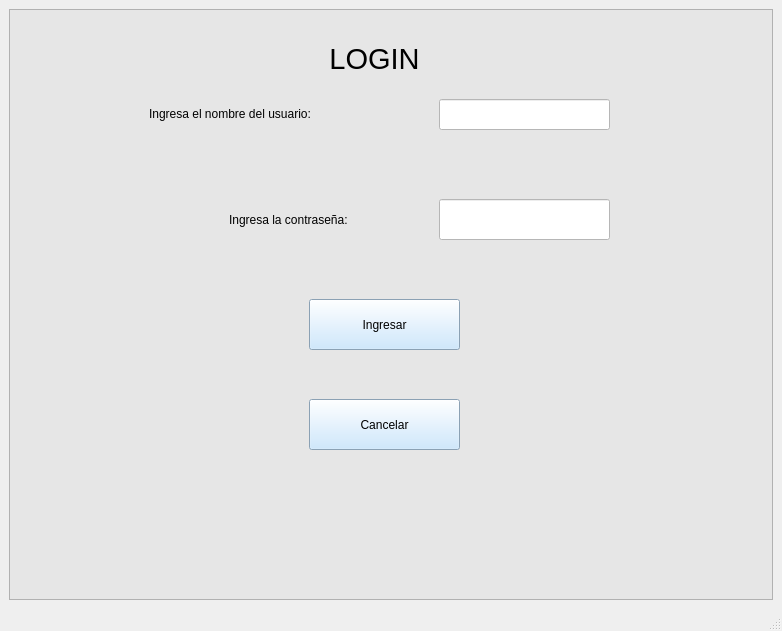
<?xml version="1.0" encoding="UTF-8"?>
<ui version="4.0">
 <class>MainWindow</class>
 <widget class="QMainWindow" name="MainWindow">
  <property name="geometry">
   <rect>
    <x>0</x>
    <y>0</y>
    <width>782</width>
    <height>631</height>
   </rect>
  </property>
  <property name="minimumSize">
   <size>
    <width>770</width>
    <height>583</height>
   </size>
  </property>
  <property name="windowTitle">
   <string>MainWindow</string>
  </property>
  <widget class="QWidget" name="centralwidget">
   <layout class="QGridLayout" name="gridLayout">
    <item row="0" column="0">
     <widget class="QFrame" name="frame">
      <property name="minimumSize">
       <size>
        <width>0</width>
        <height>0</height>
       </size>
      </property>
      <property name="styleSheet">
       <string notr="true">background-color: rgb(230, 230, 230);</string>
      </property>
      <property name="frameShape">
       <enum>QFrame::StyledPanel</enum>
      </property>
      <property name="frameShadow">
       <enum>QFrame::Raised</enum>
      </property>
      <widget class="QLabel" name="label">
       <property name="geometry">
        <rect>
         <x>220</x>
         <y>140</y>
         <width>521</width>
         <height>141</height>
        </rect>
       </property>
       <property name="styleSheet">
        <string notr="true">font: 75 12pt &quot;Times New Roman&quot;;</string>
       </property>
       <property name="text">
        <string>Ingresa la contraseña:</string>
       </property>
      </widget>
      <widget class="QLineEdit" name="txtPassword">
       <property name="geometry">
        <rect>
         <x>430</x>
         <y>190</y>
         <width>171</width>
         <height>41</height>
        </rect>
       </property>
       <property name="styleSheet">
        <string notr="true">background-color: rgb(255, 255, 255);
font: 10pt &quot;Times New Roman&quot;;</string>
       </property>
       <property name="echoMode">
        <enum>QLineEdit::Password</enum>
       </property>
      </widget>
      <widget class="QLabel" name="lblusuario">
       <property name="geometry">
        <rect>
         <x>140</x>
         <y>30</y>
         <width>431</width>
         <height>151</height>
        </rect>
       </property>
       <property name="styleSheet">
        <string notr="true">font: 75 12pt &quot;Times New Roman&quot;;</string>
       </property>
       <property name="text">
        <string>&lt;html&gt;&lt;head/&gt;&lt;body&gt;&lt;p align=&quot;justify&quot;&gt;Ingresa el nombre del usuario: &lt;/p&gt;&lt;/body&gt;&lt;/html&gt;</string>
       </property>
      </widget>
      <widget class="QLineEdit" name="txtUsuario">
       <property name="geometry">
        <rect>
         <x>430</x>
         <y>90</y>
         <width>171</width>
         <height>31</height>
        </rect>
       </property>
       <property name="styleSheet">
        <string notr="true">background-color: rgb(255, 255, 255);
font: 10pt &quot;Times New Roman&quot;;</string>
       </property>
      </widget>
      <widget class="QPushButton" name="btnLogin">
       <property name="geometry">
        <rect>
         <x>300</x>
         <y>290</y>
         <width>151</width>
         <height>51</height>
        </rect>
       </property>
       <property name="styleSheet">
        <string notr="true">font: 75 12pt &quot;Times New Roman&quot;;
background-color: rgb(194, 225, 252);</string>
       </property>
       <property name="text">
        <string>Ingresar</string>
       </property>
      </widget>
      <widget class="QLabel" name="lblMensaje">
       <property name="geometry">
        <rect>
         <x>200</x>
         <y>350</y>
         <width>361</width>
         <height>31</height>
        </rect>
       </property>
       <property name="styleSheet">
        <string notr="true">background-color: rgb(230, 230, 230);</string>
       </property>
       <property name="text">
        <string/>
       </property>
      </widget>
      <widget class="QPushButton" name="btnVolver">
       <property name="geometry">
        <rect>
         <x>300</x>
         <y>390</y>
         <width>151</width>
         <height>51</height>
        </rect>
       </property>
       <property name="styleSheet">
        <string notr="true">font: 75 12pt &quot;Times New Roman&quot;;
background-color: rgb(194, 225, 252);</string>
       </property>
       <property name="text">
        <string>Cancelar</string>
       </property>
      </widget>
      <widget class="QLabel" name="lblTitulo">
       <property name="geometry">
        <rect>
         <x>290</x>
         <y>20</y>
         <width>151</width>
         <height>61</height>
        </rect>
       </property>
       <property name="styleSheet">
        <string notr="true">font: 75 20pt &quot;Times New Roman&quot;;</string>
       </property>
       <property name="text">
        <string>&lt;html&gt;&lt;head/&gt;&lt;body&gt;&lt;p align=&quot;center&quot;&gt;&lt;span style=&quot; font-size:22pt;&quot;&gt;LOGIN&lt;/span&gt;&lt;/p&gt;&lt;/body&gt;&lt;/html&gt;</string>
       </property>
      </widget>
     </widget>
    </item>
   </layout>
  </widget>
  <widget class="QMenuBar" name="menubar">
   <property name="geometry">
    <rect>
     <x>0</x>
     <y>0</y>
     <width>782</width>
     <height>18</height>
    </rect>
   </property>
  </widget>
  <widget class="QStatusBar" name="statusbar"/>
 </widget>
 <resources/>
 <connections/>
</ui>
